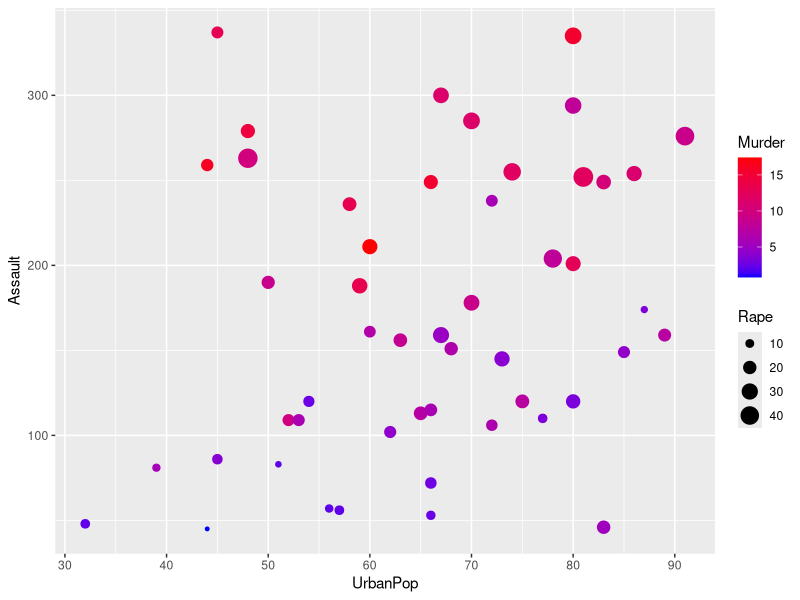
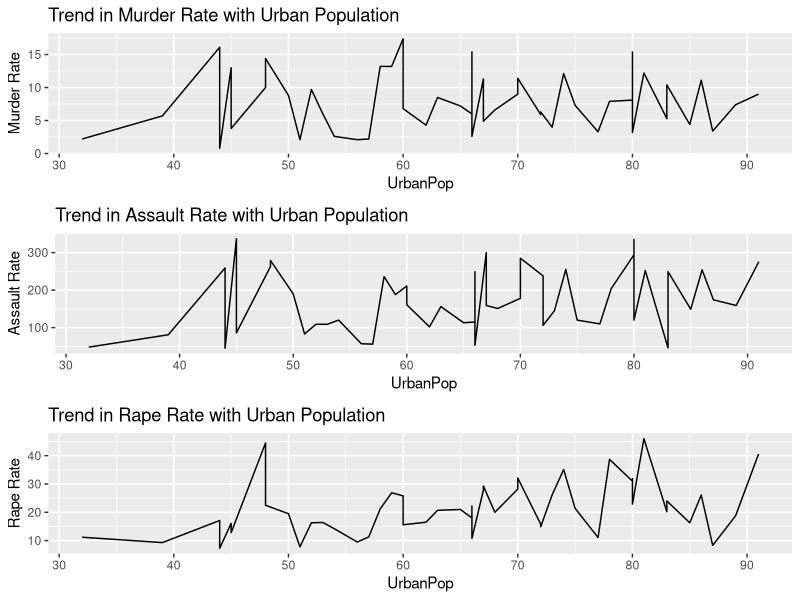
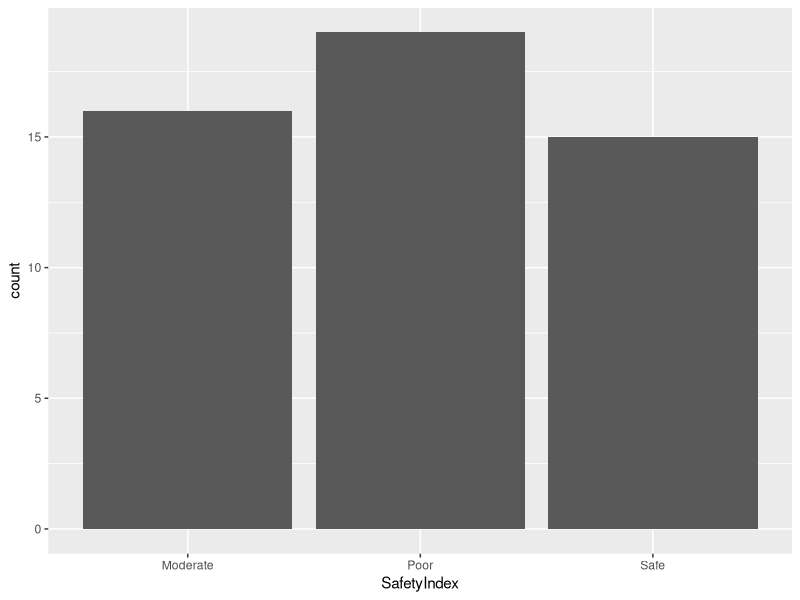

Reproduce these figures in R, in order.
## ---- chunk 1
library(tidyverse)
library(ggplot2)
library(gridExtra)

data<-USArrests                           

# checking if the data is a frame or a tibble, and the data is a dataframe
is.data.frame(data)

# added a categorical variable as SafetyIndex. To calculate safety index I created a new column as CrimeRate
# This is just sum of all the columns for particular row, then based on this I filled in the safety index.
data$CrimeRate <- rowSums(data)
data$SafetyIndex <- c(0*50)

for (i in 1:50) {
  if(data[i,"CrimeRate"] < 200){
    data[i,6] <- "Safe"
  }else if(data[i,"CrimeRate"]>=200 && data[i,"CrimeRate"]<300){
    data[i,6] <- "Moderate"
  }else if(data[i,"CrimeRate"]>=300){
    data[i,6] <- "Poor" 
  }
}

#  converted row names to state column
data$State <- attributes(data)$row.names
## ---- chunk 2

# we will be converting the data frame to a tibble as its a neater format of the data frame
# and it is used with the tidyverse and ggplot2 packages

data_tib <- as_tibble(data)
is_tibble(data_tib)

## ---- chunk 3
# Performing checks to determine quality of the data (missing values, out liners, etc.)
sum(is.na(data_tib))

# There are no missing values in the data set.

## ---- chunk 4
# This is the description of the data
summary(data_tib)

nrow(data_tib)
ncol(data_tib)
# How big is it (number of observations, variables) : 50 observations (Rows), 7 variables (Columns)
## ---- chunk 5
is.numeric(data_tib$Murder)
is.numeric(data_tib$Assault)
is.numeric(data_tib$UrbanPop)
is.numeric(data_tib$Rape)
is.numeric(data_tib$CrimeRate)
is.numeric(data_tib$SafetyIndex)
is.numeric(data_tib$State)
# how many numeric variables : 5 variables are numeric
# how many categorical variables : 2 variable (State and SafetyIndex) is Categorical
## ---- chunk 6
# description of the variables : 
  # 1. Murder: Numeric 0-18
  # 2. Assault: Numeric 0-350
  # 3. UrbanPop: Numeric, urban population percentage 30-100
  # 4. Rape: Numeric 0-50
  # 5. State: String, Name of the state
## ---- chunk 7
# Are there any missing values? No
sum(is.na(data_tib))

# Any duplicate rows? There are no duplicate values
sum(duplicated(data_tib))

# Summary of the data
summary(data_tib)
## ---- chunk 8
# Computing murder rate as per the SafetyIndex
aggregate(data_tib$Murder, by = list(data_tib$SafetyIndex), FUN = summary)
## ---- chunk 9
# Relationship between variables: Here I am plotting the crime rate based on the urban population,
relationship_graph <- ggplot(data_tib, aes(x = UrbanPop, y = Assault, color = Murder, size = Rape)) +
  geom_point() + scale_color_continuous(name = "Murder", low = "blue", high = "red") + scale_size_continuous(name = "Rape")

relationship_graph
## ---- chunk 10
# Line plot for Murder vs. UrbanPop
murder_trend <- ggplot(data_tib, aes(x = UrbanPop, y = Murder)) +
  geom_line() +
  labs(title = "Trend in Murder Rate with Urban Population",
       x = "UrbanPop",
       y = "Murder Rate")

# Line plot for Assault vs. UrbanPop
assault_trend <- ggplot(data_tib, aes(x = UrbanPop, y = Assault)) +
  geom_line() +
  labs(title = "Trend in Assault Rate with Urban Population",
       x = "UrbanPop",
       y = "Assault Rate")

# Line plot for Rape vs. UrbanPop
rape_trend <- ggplot(data_tib, aes(x = UrbanPop, y = Rape)) +
  geom_line() + labs(title = "Trend in Rape Rate with Urban Population",
       x = "UrbanPop",
       y = "Rape Rate")

# here is the trend of all the variables against the urban population
grid.arrange(murder_trend, assault_trend, rape_trend, ncol = 1)
## ---- chunk 11
# Summary of the data: there are overall 15 safe, 16 moderate and 19 poor state in the country 
data_tib %>% group_by(SafetyIndex) %>% summarise(count = n()) %>% ggplot() + geom_bar(mapping = aes(x = SafetyIndex, y = count),  stat = "identity" )


# Finally I have been able to compute which states are safer to live in compared to others, as well as I am able to 
# analyze the crime rate compared to the urban population in the state.
